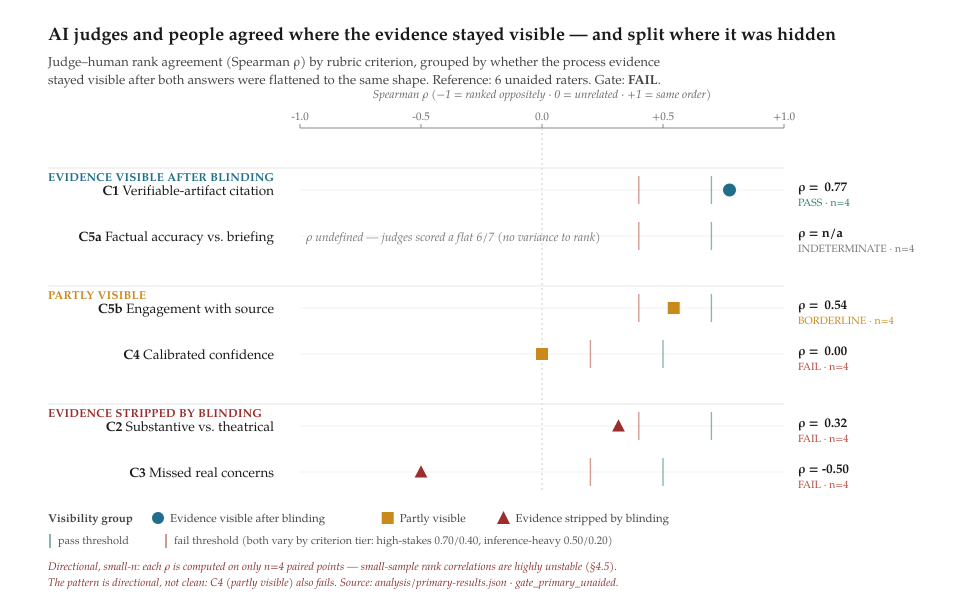

This chart was generated by the following Python code:
#!/usr/bin/env python3
"""
fig1-redirect-spine.py — generate Figure 1 of the V2 governance preprint.

THE REDIRECT SPINE. A Cleveland dot plot of judge-vs-human agreement (Spearman ρ)
per rubric criterion, GROUPED by whether the process evidence stayed visible after
the format-symmetric blinding. The paper's central claim (§5.1) is that agreement
held exactly where the blind left evidence visible (C1) and collapsed where it
stripped it (C2, C3). This figure lets a reader see that pattern at a glance instead
of reconstructing it from the §4.1 table plus the §5.1 prose.

DESIGN DISCIPLINE (Minard, the data-graphics reviewer):
  * Reproducible artifact — reads the frozen results, no hand-typed numbers:
        ../analysis/primary-results.json  ->  gate_primary_unaided
  * Encoding fit (Cleveland) — position on a common scale, the most accurately read
    encoding for quantity; criterion on the category axis.
  * Graphical integrity — honest [-1, +1] ρ axis; the pass/fail thresholds DIFFER by
    criterion tier (high-stakes vs. inference-heavy), so they are drawn PER ROW rather
    than as one global band that would misrepresent the inference-heavy criteria.
  * Uncertainty must be visible (the project's cardinal rule) — each ρ rests on only
    n=4 paired points; that, the 6-rater reference, and the fact that the pattern is
    directional-not-clean (C4, partly visible, also fails) are stated ON the figure.
  * Honesty about the undefined cell — C5a has no ρ (judges scored a flat 6/7); it is
    shown as an explicit INDETERMINATE row, never dropped or faked to a position.

  Zero non-stdlib dependencies (no matplotlib / numpy). Output is a standalone SVG that
  embeds natively in the pandoc HTML build (the canonical clean artifact). For the
  xelatex PDF build, an SVG needs rsvg-convert installed; see figures/README.md.

Usage:   python3 figures/fig1-redirect-spine.py
Output:  figures/fig1-redirect-spine.svg
"""

import json
import os
import sys
import xml.etree.ElementTree as ET

HERE = os.path.dirname(os.path.abspath(__file__))
RESULTS = os.path.join(HERE, "..", "analysis", "primary-results.json")
OUT = os.path.join(HERE, "fig1-redirect-spine.svg")

# --- criterion metadata: code, short label, evidence-visibility group, tier ----------
# Visibility (§5.1): does the criterion's evidence survive flattening both answers to
# the same four-section shape?  visible = leaves a fingerprint in the finished text;
# partial = partly visible; stripped = the adversarial trace is gone.
# Tier (§3.4): high-stakes {C1,C2,C5a,C5b} pass>=0.70 / fail<0.40;
#              inference-heavy {C3,C4}     pass>=0.50 / fail<0.20.
# Rows are ordered by the INDEPENDENT variable (visibility), not sorted by outcome —
# sorting by ρ would be circular. Within that, the outcome is left to fall where it does.
CRITERIA = [
    # key,  code,  label,                          group,      tier
    ("c1",  "C1",  "Verifiable-artifact citation",  "visible",  "high"),
    ("c5a", "C5a", "Factual accuracy vs. briefing",  "visible",  "high"),
    ("c5b", "C5b", "Engagement with source",         "partial",  "high"),
    ("c4",  "C4",  "Calibrated confidence",          "partial",  "low"),
    ("c2",  "C2",  "Substantive vs. theatrical",     "stripped", "high"),
    ("c3",  "C3",  "Missed real concerns",           "stripped", "low"),
]

THRESHOLDS = {"high": {"pass": 0.70, "fail": 0.40}, "low": {"pass": 0.50, "fail": 0.20}}

GROUPS = {
    "visible":  ("Evidence visible after blinding",   "#1f6f8b", "circle"),
    "partial":  ("Partly visible",                    "#c98a1b", "square"),
    "stripped": ("Evidence stripped by blinding",     "#9b2d2d", "triangle"),
}

VERDICT_COLOR = {
    "PASS": "#2e7d5b", "FAIL": "#b5483d",
    "BORDERLINE": "#c98a1b", "INDETERMINATE": "#777777",
}

# --- canvas geometry ------------------------------------------------------------------
W, H = 980, 612
ML, MR, MT, MB = 300, 196, 128, 120          # margins; left holds labels, right ρ+verdict
LEFT = 48                                      # full-bleed left edge for title/caption/legend/footer
PX0, PX1 = ML, W - MR                          # plot x-range (ρ = -1 .. +1)
PLOT_W = PX1 - PX0
ROW_H = 46
GROUP_GAP = 26
Y_START = MT + 36
SERIF = "'TeX Gyre Pagella', Palatino, 'Palatino Linotype', Georgia, serif"


def xmap(r):
    """ρ in [-1, +1] -> pixel x (position on a common scale: Cleveland's most-accurate encoding)."""
    return PX0 + (r + 1.0) / 2.0 * PLOT_W


def esc(s):
    return (s.replace("&", "&amp;").replace("<", "&lt;").replace(">", "&gt;"))


def main():
    with open(RESULTS) as fh:
        data = json.load(fh)
    block = data["gate_primary_unaided"]
    rho = block["per_criterion_rho"]
    klass = block["per_criterion_class"]
    n_raters = block["n_raters"]
    agg = block["gate"]["aggregate"]

    svg = []
    svg.append(
        f'<svg xmlns="http://www.w3.org/2000/svg" width="{W}" height="{H}" '
        f'viewBox="0 0 {W} {H}" font-family="{SERIF}">'
    )
    svg.append(f'<rect x="0" y="0" width="{W}" height="{H}" fill="#ffffff"/>')

    # --- title + subtitle ------------------------------------------------------------
    svg.append(
        f'<text x="{LEFT}" y="40" font-size="18" font-weight="bold" fill="#1a1a1a">'
        'AI judges and people agreed where the evidence stayed visible — and split where it was hidden</text>'
    )
    svg.append(
        f'<text x="{LEFT}" y="66" font-size="13" fill="#444">'
        f'Judge–human rank agreement (Spearman ρ) by rubric criterion, grouped by whether the '
        'process evidence</text>'
    )
    svg.append(
        f'<text x="{LEFT}" y="84" font-size="13" fill="#444">'
        f'stayed visible after both answers were flattened to the same shape. '
        f'Reference: {n_raters} unaided raters. Gate: <tspan font-weight="bold">{esc(agg)}</tspan>.</text>'
    )

    # --- ρ axis (top of plot) --------------------------------------------------------
    axis_y = MT
    svg.append(f'<line x1="{PX0}" y1="{axis_y}" x2="{PX1}" y2="{axis_y}" stroke="#888" stroke-width="1"/>')
    for tick in (-1.0, -0.5, 0.0, 0.5, 1.0):
        tx = xmap(tick)
        svg.append(f'<line x1="{tx:.1f}" y1="{axis_y-4}" x2="{tx:.1f}" y2="{axis_y}" stroke="#888"/>')
        svg.append(
            f'<text x="{tx:.1f}" y="{axis_y-8}" font-size="11" fill="#666" text-anchor="middle">'
            f'{tick:+.1f}</text>'.replace("+0.0", "0.0")
        )
    svg.append(
        f'<text x="{(PX0+PX1)/2:.0f}" y="{MT-30}" font-size="11.5" fill="#666" text-anchor="middle" '
        'font-style="italic">Spearman ρ  (−1 = ranked oppositely · 0 = unrelated · +1 = same order)</text>'
    )

    # --- zero reference line (full height of the rows) -------------------------------
    rows_bottom = Y_START + len(CRITERIA) * ROW_H + 2 * GROUP_GAP
    zx = xmap(0.0)
    svg.append(f'<line x1="{zx:.1f}" y1="{axis_y}" x2="{zx:.1f}" y2="{rows_bottom:.0f}" '
               'stroke="#cccccc" stroke-width="1" stroke-dasharray="2,3"/>')

    # --- rows ------------------------------------------------------------------------
    y = Y_START
    prev_group = None
    for key, code, label, group, tier in CRITERIA:
        if group != prev_group:
            y += GROUP_GAP
            gname, gcolor, _ = GROUPS[group]
            svg.append(f'<line x1="{LEFT}" y1="{y-22:.0f}" x2="{PX1}" y2="{y-22:.0f}" stroke="#e6e6e6"/>')
            svg.append(
                f'<text x="{LEFT}" y="{y-9:.0f}" font-size="11.5" font-weight="bold" '
                f'fill="{gcolor}" letter-spacing="0.3">{esc(gname.upper())}</text>'
            )
            prev_group = group

        cy = y
        thr = THRESHOLDS[tier]
        gname, gcolor, shape = GROUPS[group]

        # faint travel guide
        svg.append(f'<line x1="{PX0}" y1="{cy:.1f}" x2="{PX1}" y2="{cy:.1f}" stroke="#f2f2f2" stroke-width="1"/>')

        # per-row pass/fail threshold ticks (drawn per row because tiers differ)
        for thr_val, col in ((thr["pass"], VERDICT_COLOR["PASS"]), (thr["fail"], VERDICT_COLOR["FAIL"])):
            tx = xmap(thr_val)
            svg.append(f'<line x1="{tx:.1f}" y1="{cy-14:.1f}" x2="{tx:.1f}" y2="{cy+14:.1f}" '
                       f'stroke="{col}" stroke-width="1.4" opacity="0.55"/>')

        # left label
        svg.append(
            f'<text x="{ML-26}" y="{cy+5:.1f}" font-size="13.5" fill="#1a1a1a" text-anchor="end">'
            f'<tspan font-weight="bold">{code}</tspan>  {esc(label)}</text>'
        )

        r = rho[key]["rho"]
        npts = rho[key]["n"]
        verdict = klass[key]["class"]
        vcol = VERDICT_COLOR[verdict]

        if r is None:
            # INDETERMINATE — no position is honest. Mark it, do not invent a point.
            svg.append(
                f'<text x="{PX0+6:.1f}" y="{cy+5:.1f}" font-size="12" fill="#777" font-style="italic">'
                'ρ undefined — judges scored a flat 6/7 (no variance to rank)</text>'
            )
        else:
            dx = xmap(r)
            if shape == "circle":
                svg.append(f'<circle cx="{dx:.1f}" cy="{cy:.1f}" r="7" fill="{gcolor}" '
                           'stroke="#ffffff" stroke-width="1"/>')
            elif shape == "square":
                svg.append(f'<rect x="{dx-6.5:.1f}" y="{cy-6.5:.1f}" width="13" height="13" '
                           f'fill="{gcolor}" stroke="#ffffff" stroke-width="1"/>')
            else:  # triangle
                svg.append(
                    f'<polygon points="{dx:.1f},{cy-7.8:.1f} {dx-7.2:.1f},{cy+6:.1f} {dx+7.2:.1f},{cy+6:.1f}" '
                    f'fill="{gcolor}" stroke="#ffffff" stroke-width="1"/>'
                )

        # right: ρ value + verdict + n
        rho_txt = "n/a" if r is None else f"{r:+.2f}".replace("+", " ")
        svg.append(
            f'<text x="{PX1+14}" y="{cy+1:.1f}" font-size="13" fill="#1a1a1a">'
            f'<tspan font-weight="bold">ρ = {rho_txt}</tspan></text>'
        )
        svg.append(
            f'<text x="{PX1+14}" y="{cy+16:.1f}" font-size="10.5" fill="{vcol}">'
            f'{verdict} · n={npts}</text>'
        )

        y += ROW_H

    # --- legend ----------------------------------------------------------------------
    ly = rows_bottom + 30
    lx = LEFT
    svg.append(f'<text x="{lx}" y="{ly}" font-size="11.5" font-weight="bold" fill="#444">Visibility group</text>')
    seg = lx + 110
    for group in ("visible", "partial", "stripped"):
        gname, gcolor, shape = GROUPS[group]
        if shape == "circle":
            svg.append(f'<circle cx="{seg}" cy="{ly-4}" r="6" fill="{gcolor}"/>')
        elif shape == "square":
            svg.append(f'<rect x="{seg-6}" y="{ly-10}" width="12" height="12" fill="{gcolor}"/>')
        else:
            svg.append(f'<polygon points="{seg},{ly-11} {seg-6.5},{ly+2} {seg+6.5},{ly+2}" fill="{gcolor}"/>')
        svg.append(f'<text x="{seg+12}" y="{ly}" font-size="11.5" fill="#444">{esc(gname)}</text>')
        seg += 22 + len(gname) * 6.7

    ly2 = ly + 22
    svg.append(
        f'<line x1="{lx+2}" y1="{ly2-10}" x2="{lx+2}" y2="{ly2+4}" stroke="{VERDICT_COLOR["PASS"]}" '
        'stroke-width="1.6" opacity="0.7"/>'
        f'<text x="{lx+10}" y="{ly2}" font-size="11" fill="#555">pass threshold</text>'
        f'<line x1="{lx+118}" y1="{ly2-10}" x2="{lx+118}" y2="{ly2+4}" stroke="{VERDICT_COLOR["FAIL"]}" '
        'stroke-width="1.6" opacity="0.7"/>'
        f'<text x="{lx+126}" y="{ly2}" font-size="11" fill="#555">fail threshold '
        '(both vary by criterion tier: high-stakes 0.70/0.40, inference-heavy 0.50/0.20)</text>'
    )

    # --- caveat footer (the cardinal integrity rule, on the figure) ------------------
    fy = ly2 + 26
    svg.append(
        f'<text x="{lx}" y="{fy}" font-size="11" fill="#8a2f2f" font-style="italic">'
        'Directional, small-n: each ρ is computed on only n=4 paired points — small-sample rank '
        'correlations are highly unstable (§4.5).</text>'
    )
    svg.append(
        f'<text x="{lx}" y="{fy+16}" font-size="11" fill="#8a2f2f" font-style="italic">'
        'The pattern is directional, not clean: C4 (partly visible) also fails. '
        'Source: analysis/primary-results.json · gate_primary_unaided.</text>'
    )

    svg.append("</svg>")
    out = "\n".join(svg)

    # self-check: the SVG must be well-formed XML before we write it.
    try:
        ET.fromstring(out)
    except ET.ParseError as e:
        print(f"[fig1] ERROR: generated SVG is not well-formed XML: {e}", file=sys.stderr)
        sys.exit(1)

    with open(OUT, "w") as fh:
        fh.write(out)
    print(f"[fig1] wrote {os.path.relpath(OUT)}  ({len(out)} bytes, well-formed)")
    # echo the data actually plotted, so a reviewer can diff figure against frozen source
    print("[fig1] plotted from gate_primary_unaided:")
    for key, code, label, group, tier in CRITERIA:
        r = rho[key]["rho"]
        print(f"        {code:4s} {group:8s} {tier:4s}  rho={('undef' if r is None else f'{r:+.4f}')}"
              f"  -> {klass[key]['class']}")


if __name__ == "__main__":
    main()
